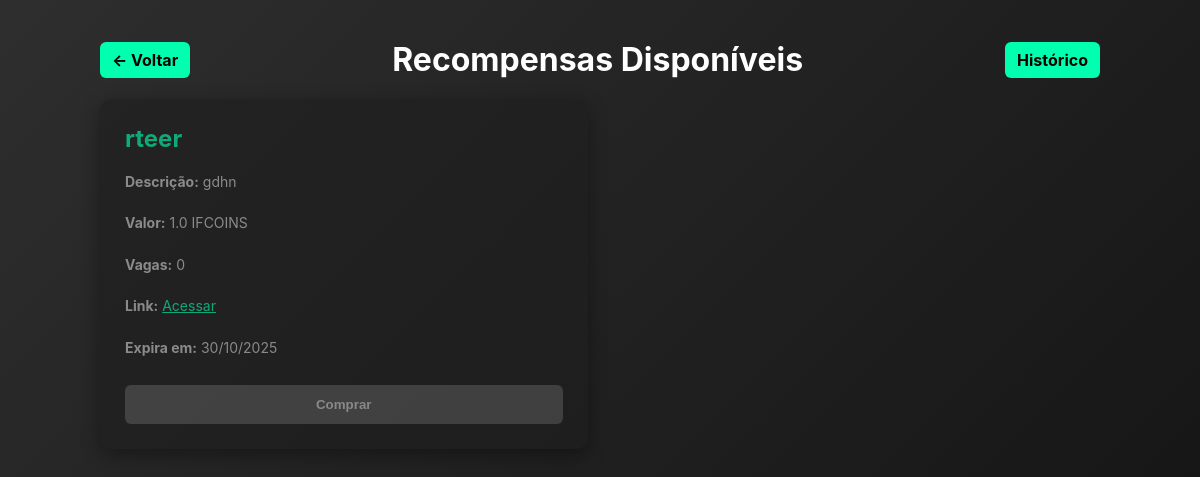
/aluno/retirar_recompensas (signed in), run on the app's committed database.
### models/modelosDB.py (models this page shows, shortened)
class RecompensaDB(Base):
    __tablename__ = 'recompensas'
    id = Column(Integer, primary_key=True)
    tipo = Column(String)  # antes era nome
    descricao = Column(String)
    valor = Column(Float)   # antes era custo
    link = Column(String, nullable=True)
    vagas = Column(Integer, default=0)
    data_expiracao = Column(DateTime, nullable=True)
    resgates = relationship("ResgateDB", back_populates="recompensa")

### blueprints/aluno_bp.py (the view)
@aluno_bp.route("/retirar_recompensas")
def retirar_recompensas():
    if 'user' not in session or session.get('role') != 'aluno':
        flash("Faça login como aluno para acessar esta página.")
        return redirect(url_for('login'))
    email_aluno = session['user']
    aluno = aluno_dao.buscar_por_email(email_aluno)
    recompensas = recompensa_dao.listar_todas()
    return render_template(
        "aluno/retirar_recompensas.html",
        aluno=aluno,
        recompensas=recompensas
    )

### database/database.py (called while the page is built)
    def buscar_por_email(self, email):
        return self.session.query(AlunoDB).filter_by(email=email).first()

    def listar_todas(self):
        return self.session.query(RecompensaDB).all()

### templates/aluno/retirar_recompensas.html (shortened to what this page needs)
<!DOCTYPE html>
<html lang="pt-BR">
<head>
    <link rel="stylesheet" href="{{ url_for('static', filename='css/aluno/retirar_recompensas.css') }}">
</head>
<body>
<div class="container">
    <div class="top-bar">
        <a href="{{ url_for('aluno.aluno_pagina') }}" class="btn-voltar">← Voltar</a>
        <h1>Recompensas Disponíveis</h1>
        <a href="{{ url_for('aluno.historico_resgates') }}" class="btn-historico">Histórico</a>
    </div>
    <div class="recompensas-list">
        {% for r in recompensas %}
        <div class="recompensa-card {% if r.vagas == 0 %}esgotada{% endif %}"
             data-id="{{ r.id }}" data-valor="{{ r.valor }}" data-vagas="{{ r.vagas }}">
            <h2>{{ r.tipo }}</h2>
            <p><strong>Descrição:</strong> {{ r.descricao }}</p>
            <p><strong>Valor:</strong> {{ r.valor }} IFCOINS</p>
            <p><strong>Vagas:</strong> <span class="vagas">{{ r.vagas }}</span></p>
            {% if r.link %}
            <p><strong>Link:</strong> <a href="{{ r.link }}" target="_blank" style="color:#00ffae;">Acessar</a></p>
            {% endif %}
            {% if r.data_expiracao %}
            <p><strong>Expira em:</strong> {{ r.data_expiracao.strftime('%d/%m/%Y') }}</p>
            {% endif %}
            <button class="btn-comprar" onclick="comprarRecompensa(this)">Comprar</button>
        </div>
        {% endfor %}
    </div>
</div>
</body>
</html>

### static/css/aluno/retirar_recompensas.css (style rules this page uses)
* { margin: 0; padding: 0; box-sizing: border-box; }
body { font-family: 'Inter', sans-serif; background: linear-gradient(135deg, #2e2e2e, #121212); color: white; min-height: 100vh; padding: 40px; }
.container { max-width: 1000px; margin: auto; }
.top-bar { display: flex; justify-content: space-between; align-items: center; margin-bottom: 20px; }
.btn-voltar, .btn-historico { background-color: #00ffae; color: black; padding: 8px 12px; text-decoration: none; border-radius: 6px; font-weight: bold; transition: background-color 0.3s, box-shadow 0.3s; }
.recompensas-list { display: grid; grid-template-columns: repeat(2, 1fr); gap: 25px; }
.recompensa-card { background-color: #1e1e1e; padding: 25px; border-radius: 12px; box-shadow: 0 6px 20px rgba(0,0,0,0.6); display: flex; flex-direction: column; justify-content: space-between; transition: transform 0.2s, box-shadow 0.2s; height: 350px; }
.recompensa-card h2 { margin-top: 0; color: #00ffae; }
.recompensa-card p { color: #ccc; margin: 5px 0; font-size: 14px; }
.btn-comprar { background-color: #00ffae; color: black; border: none; padding: 12px; cursor: pointer; border-radius: 6px; margin-top: 10px; font-weight: bold; transition: background-color 0.3s, box-shadow 0.3s; }
.recompensa-card.esgotada { opacity: 0.6; }
.recompensa-card.esgotada .btn-comprar { background-color: #555; color: #ccc; cursor: not-allowed; box-shadow: none; }

### data on the page
RecompensaDB: tipo "rteer", descricao "gdhn", valor "1.0", vagas "0", data_expiracao "30/10/2025"
